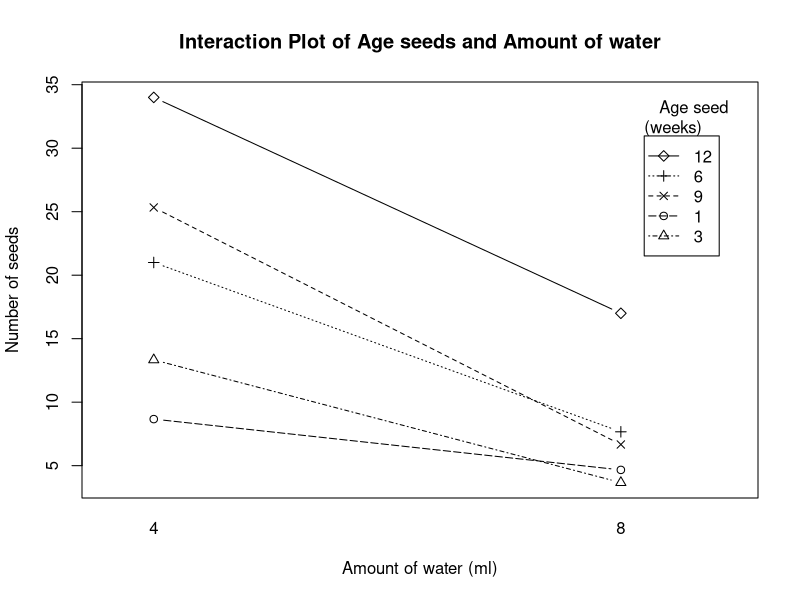
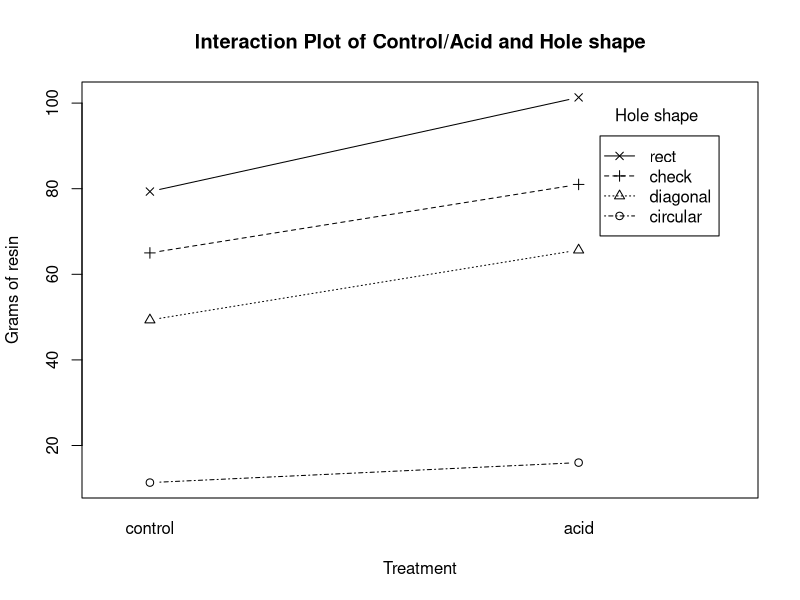
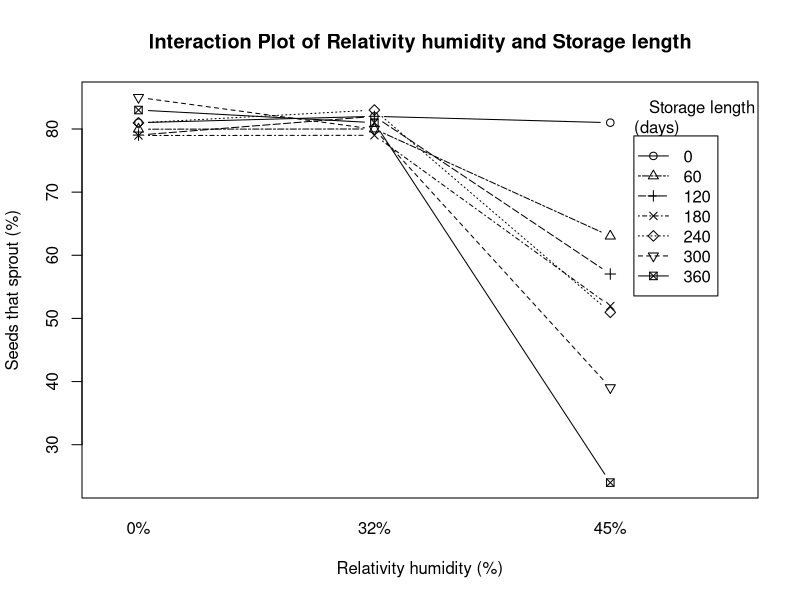
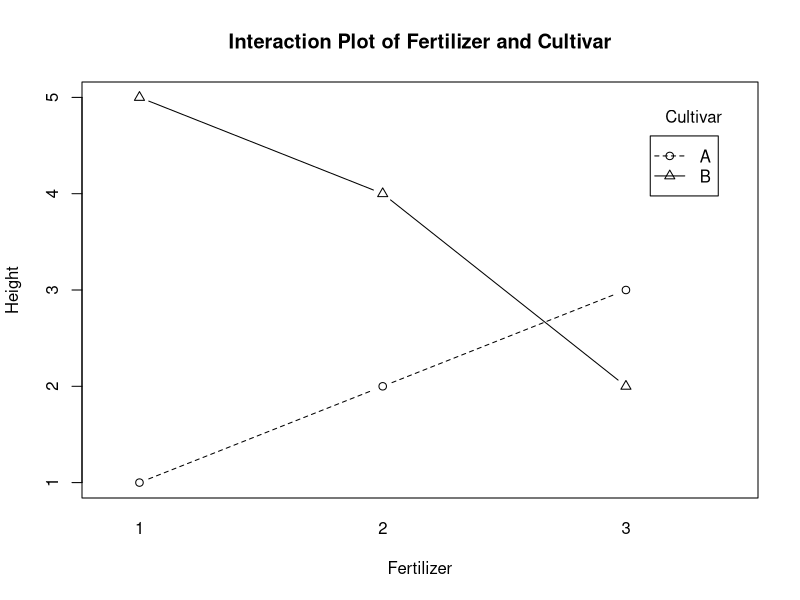
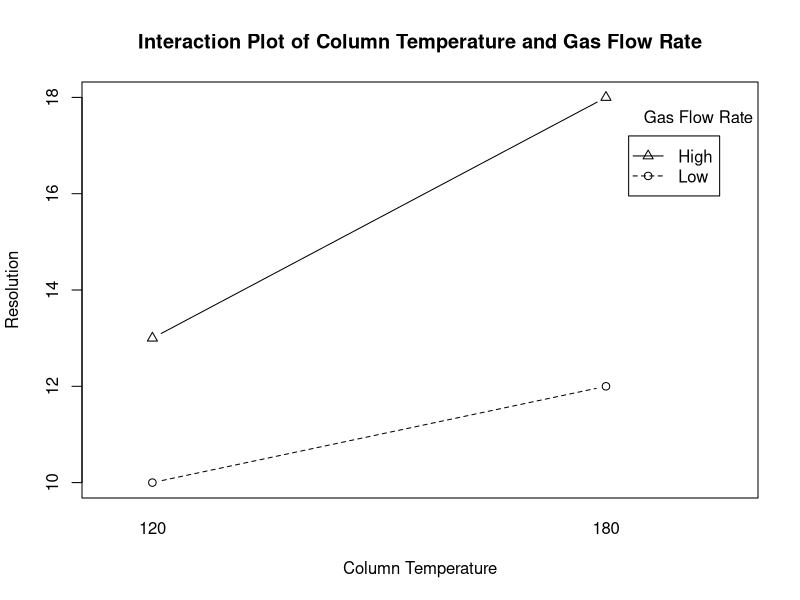
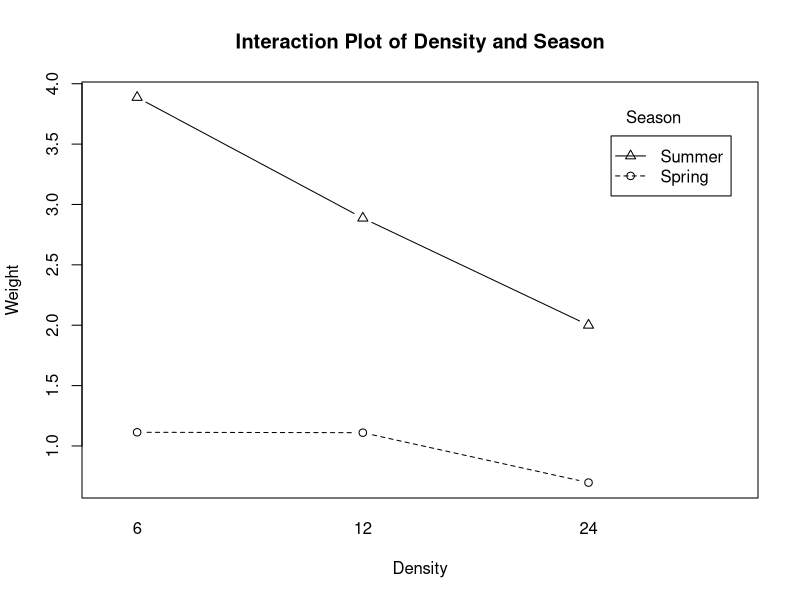

R code for these plots, in order:
## ---- chunk 1
knitr::opts_chunk$set(echo = TRUE)
## ---- chunk 2
table <- '
|    Source   | DF |    SS   |   MS   | F |   P   |
|:-----------:|:--:|:-------:|:------:|:-:|:-----:|
|      A      |  1 |    -    | 0.0002 | - |   -   |
|      B      |  - | 180.378 |    -   | - |   -   |
| Interaction |  3 |  8.479  |    -   | - | 0.932 |
|    Error    |  8 | 158.797 |    -   |   |       |
|    Total    | 15 | 347.653 |        |   |       |
'
cat(table)
## ---- chunk 3
# calculating missing p-values

# P(F > 0.00001), df1 from the A factor, df2 from the Error
pf(q = 0.00001, df1 = 1, df2 = 8, lower.tail = F)

# P(F > 3.02917), df1 from the B factor, df2 from the Error
pf(q = 3.02917, df1 = 3, df2 = 8, lower.tail = F)
## ---- chunk 4
table <- '
|    Source   | DF |    SS   |   MS   |    F    |      P     |
|:-----------:|:--:|:-------:|:------:|:-------:|:----------:|
|      A      |  1 |  0.0002 | 0.0002 | 0.00001 |  0.9975543 |
|      B      |  3 | 180.378 | 60.126 | 3.02917 | 0.09334106 |
| Interaction |  3 |  8.479  |  2.826 | 0.14237 |    0.932   |
|    Error    |  8 | 158.797 | 19.849 |         |            |
|    Total    | 15 | 347.653 |        |         |            |
'
cat(table)
## ---- chunk 5
df <- expand.grid(h20 = c(4, 8), age_seeds = c(1, 3, 6, 9, 12))
df <- rbind(df, df, df)  # 3 reps
df <- df[order(df$h20), ]
rownames(df) <- 1:nrow(df)  # fix row numbers
df$h20 <- as.factor(df$h20)
df$age_seeds <- as.factor(df$age_seeds)

# assign response
df$seeds <- c(
  11, 7, 9, 13, 20,
  9, 16, 19, 35, 37,
  6, 17, 35, 28, 45,
  8, 1, 5, 1, 11,
  3, 7, 9, 10, 15,
  3, 3, 9, 9, 25
)

tibble::glimpse(df)
## ---- chunk 6
with(df, {interaction.plot(h20, age_seeds, seeds, type = 'b',
                           pch = c(1, 2, 3, 4, 5), leg.bty = 'o',
                           main = 'Interaction Plot of Age seeds and Amount of water',
                           xlab = 'Amount of water (ml)', ylab = 'Number of seeds',
                           trace.label = 'Age seed\n(weeks)')})
## ---- chunk 7
fit <- aov(seeds ~ h20 * age_seeds, data = df)
summary(fit)
## ---- chunk 8
# similar idea of the previous question
df <- expand.grid(
  acid = c('control', 'acid'), 
  shape = c('circular', 'diagonal', 'check', 'rect')
)
df <- rbind(df, df, df)
df$acid <- factor(df$acid, c('control', 'acid'))  # control level first
df$shape <- as.factor(df$shape)
df <- df[order(df$acid), ]
rownames(df) <- 1:nrow(df)
df$resin <- c(
  9, 43, 60, 77,
  13, 48, 65, 70,
  12, 57, 70, 91,
  15, 66, 75, 97,
  13, 58, 78, 108,
  20, 73, 90, 99
)
tibble::glimpse(df)
## ---- chunk 9
with(df, {interaction.plot(acid, shape, resin, type = 'b',
                           pch = c(1, 2, 3, 4), leg.bty = 'o',
                           main = 'Interaction Plot of Control/Acid and Hole shape',
                           xlab = 'Treatment', ylab = 'Grams of resin',
                           trace.label = 'Hole shape')})
## ---- chunk 10
fit <- aov(resin ~ acid * shape, data = df)
summary(fit)
## ---- chunk 11
fit_tukey <- TukeyHSD(fit, ordered = F)
fit_tukey
## ---- chunk 12
df <- expand.grid(
  rel_hum = c('0%', '32%', '45%'), 
  storage_length = c(0, 60, 120, 180, 240, 300, 360)
)
df <- rbind(df, df, df)  # 3 reps
df$rel_hum <- as.factor(df$rel_hum)
df$storage_length <- as.factor(df$storage_length)
df <- df[order(df$rel_hum), ]
rownames(df) <- 1:nrow(df)
df$seeds_sprout <- c(
  82.1,	78.6,	79.8,	82.3,	81.7,	85,	82.7,
  79,	80.8,	79.1,	75.5,	80.1,	87.9,	84.6,
  81.9,	80.5,	78.2,	79.1,	81.1,	82.1,	81.7,
  83.1,	78.1,	80.4,	77.8,	83.8,	82,	81,
  80.5,	83.6,	81.8,	80.4,	83.7,	77.6,	78.9,
  82.4,	78.3,	83.8,	78.8,	81.5,	80.3,	83.1,
  83.1,	66.5,	52.9,	52.9,	52.2,	38.6,	25.2,
  78.9,	61.4,	58.9,	54.3,	51.9,	37.9,	25.8,
  81,	61.2,	59.3,	48.7, 48.8,	40.6,	21
)
tibble::glimpse(df)
## ---- chunk 13
with(df, {interaction.plot(rel_hum, storage_length, seeds_sprout, type = 'b',
                           pch = c(1, 2, 3, 4, 5, 6, 7), leg.bty = 'o',
                           main = 'Interaction Plot of Relativity humidity and Storage length',
                           xlab = 'Relativity humidity (%)', ylab = 'Seeds that sprout (%)',
                           trace.label = 'Storage length\n(days)')})
## ---- chunk 14
fit <- aov(seeds_sprout ~ rel_hum * storage_length, data = df)
summary(fit)
## ---- chunk 15
set.seed(2023)
df <- expand.grid(herbicide = c('A', 'B', 'C'), nitrogen = as.factor(c(0, 100)))
df <- rbind(df, df)  # 2 reps
df <- df[sample(1:nrow(df)), ]  # randomly assign each treatment to an experimental unit
rownames(df) <- 1:nrow(df)  # fix row names
df
## ---- chunk 16
data <-data.frame(
  Fertilizer = as.factor(c(1, 2, 3, 1, 2, 3)),
  Cultivar = as.factor(c("A", "A", "A", "B", "B", "B")),
  height = c(1, 2, 3, 5, 4, 2)
)
data
## ---- chunk 17
with(data, {interaction.plot(Fertilizer, Cultivar, height, type = 'b',
                             pch = c(1, 2), leg.bty = 'o',
                             main = 'Interaction Plot of Fertilizer and Cultivar',
                             xlab = 'Fertilizer', ylab = 'Height',
                             trace.label = 'Cultivar')})
## ---- chunk 18
df <- data.frame(
  col_temp = as.factor(c(120, 120, 180, 180)),
  gas_flow_rate = factor(c('Low', 'High', 'Low', 'High'), levels = c('Low', 'High')),
  resolution = c(10, 13, 12, 18)
)
df
## ---- chunk 19
with(df, {interaction.plot(col_temp, gas_flow_rate, resolution, type = 'b',
                           pch = c(1, 2), leg.bty = 'o',
                           main = 'Interaction Plot of Column Temperature and Gas Flow Rate',
                           xlab = 'Column Temperature', ylab = 'Resolution',
                           trace.label = 'Gas Flow Rate')})
## ---- chunk 20
df <- read.csv('HW3_Q8.csv')
df$density <- as.factor(df$density)
df$season <- as.factor(df$season)
tibble::glimpse(df)
## ---- chunk 21
with(df, {interaction.plot(density, season, y, type = 'b',
                           pch = c(1, 2), leg.bty = 'o',
                           main = 'Interaction Plot of Density and Season',
                           xlab = 'Density', ylab = 'Weight',
                           trace.label = 'Season')})
## ---- chunk 22
fit <- aov(y ~ density * season, data = df)
summary(fit)
## ---- chunk 23

